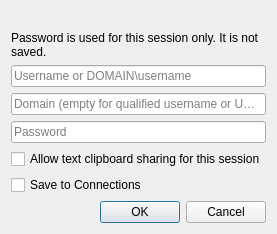
<?xml version="1.0" encoding="UTF-8"?>
<ui version="4.0"><class>CredentialsDialog</class><widget class="QDialog" name="CredentialsDialog"><property name="windowTitle"><string>RDP session credentials</string></property><layout class="QVBoxLayout" name="layout"><item><widget class="QLabel" name="endpointLabel"><property name="wordWrap"><bool>true</bool></property></widget></item><item><widget class="QLabel" name="hintLabel"><property name="text"><string>Password is used for this session only. It is not saved.</string></property><property name="wordWrap"><bool>true</bool></property></widget></item><item><widget class="QLineEdit" name="usernameEdit"><property name="placeholderText"><string>Username or DOMAIN\username</string></property></widget></item><item><widget class="QLineEdit" name="domainEdit"><property name="placeholderText"><string>Domain (empty for qualified username or UPN)</string></property><property name="toolTip"><string>Use an unqualified Username with a separate Domain.</string></property></widget></item><item><widget class="QLineEdit" name="passwordEdit"><property name="echoMode"><enum>QLineEdit::Password</enum></property><property name="placeholderText"><string>Password</string></property></widget></item><item><widget class="QCheckBox" name="clipboardCheck"><property name="text"><string>Allow text clipboard sharing for this session</string></property></widget></item><item><widget class="QCheckBox" name="saveCheck"><property name="text"><string>Save to Connections</string></property><property name="toolTip"><string>Save this connection, its username and password to a connection file</string></property></widget></item><item><widget class="QDialogButtonBox" name="buttons"><property name="standardButtons"><set>QDialogButtonBox::Cancel|QDialogButtonBox::Ok</set></property></widget></item></layout></widget><resources/><connections><connection><sender>buttons</sender><signal>accepted()</signal><receiver>CredentialsDialog</receiver><slot>accept()</slot><hints/></connection><connection><sender>buttons</sender><signal>rejected()</signal><receiver>CredentialsDialog</receiver><slot>reject()</slot><hints/></connection></connections></ui>
